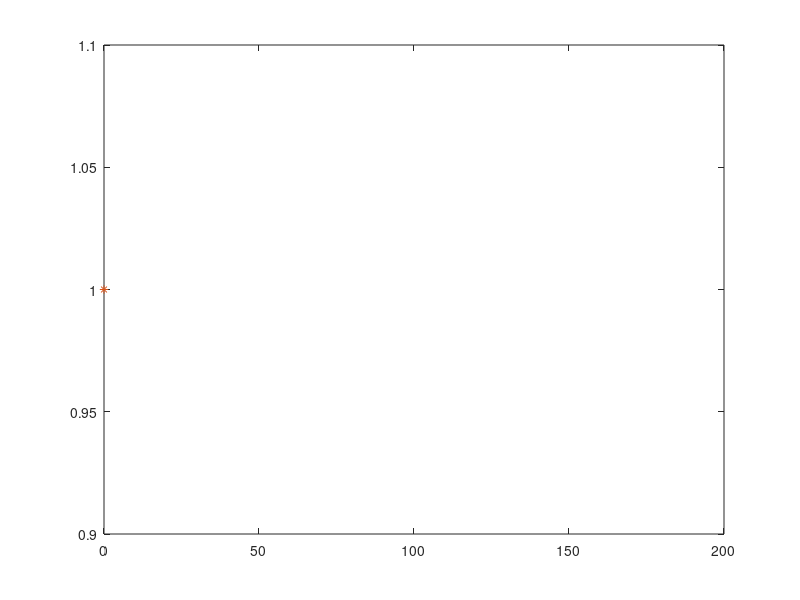

This chart was generated by the following MATLAB code:
pkg load statistics

#1.
#rand
#randn

#2.
#a)
#clear X
#p = input("Bernoulli Distribution Bern: ");
#n = input("Nr of simulation: ");
#for i=1:n
#  r=rand;
#  X(i)= r<p;
#end
#U_X=unique(X);
#u_X=hist(X, length(U_X))
#u_X/n


#b)
#clear X
#p = input("Bernoulli Distribution Bern: ");
#N = input("Nr of simulation: ");
#n = input("Nr of trials:");
#r=rand(n, N);
#X=sum(r<p);
#U_X=unique(X);
#u_X=hist(X, length(U_X))
#k=0:n;
#p_k=binopdf(k,n,p)
#clf
#plot(k, p_k, 'o', U_X, u_X/N, '*')

#c)
#clear X
#p=input("p=");
#N=input("Nr of simulations: ")
#for i=1:N
#  X(i)=0;
#  while rand >= p
#    X(i)=X(i)+1;
#  endwhile
#end
#k=0:20;
#p_k=geopdf(k, p)
#U_X=unique(X);
#u_X=hist(X, length(U_X))
#clf
#plot(k, p_k, 'o', U_X, u_X/N, '*')

#d)
clear X
clear Y
p=input("p= ");
N=input("Nr of simulations: ");
n=input("Nr of succeces: ");
for i=1:N
  for j=1:n
    X(j)=0;
    while rand >= p
      X(j)=X(j)+1;
    endwhile
    Y(i)=sum(X);
  endfor
end
U_Y=unique(Y);
n_Y=hist(Y, length(U_Y));
k=0:150;
p_k=nbinpdf(k,n,p);
plot(k, p_k, 'o', U_Y, n_Y/N, '*')

